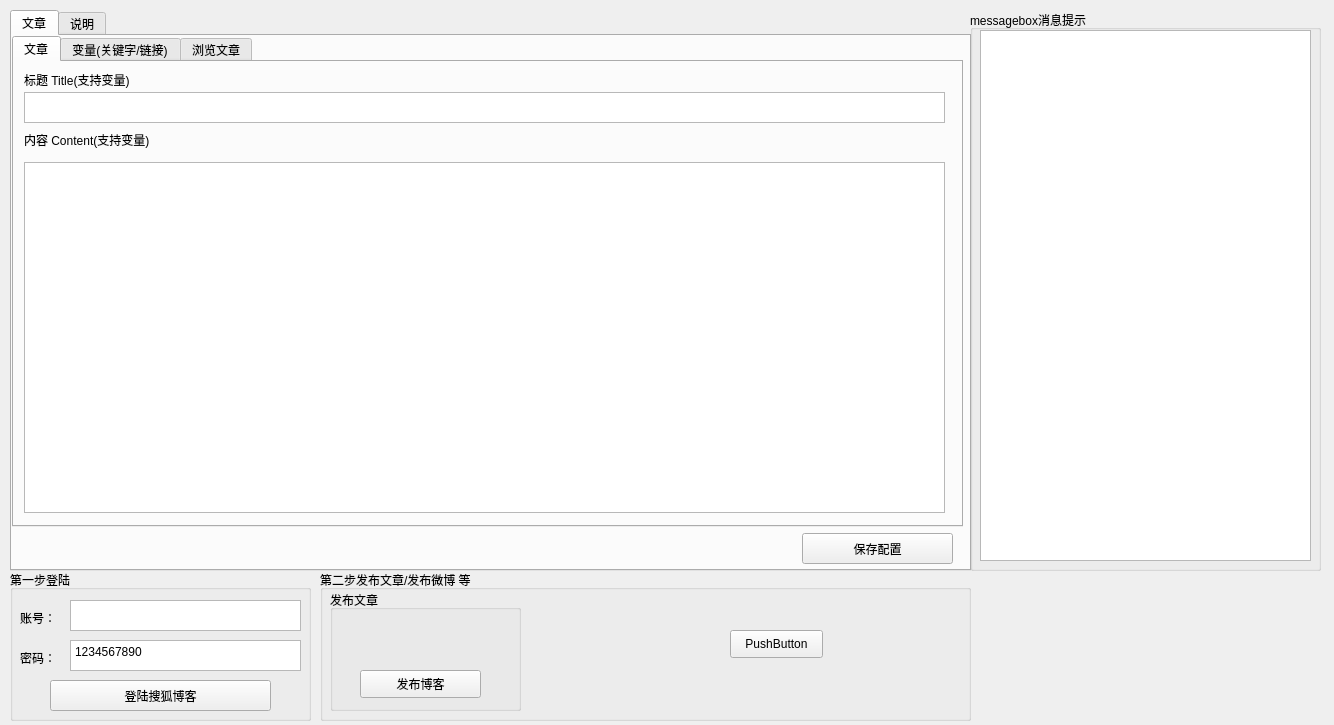
<?xml version="1.0" encoding="UTF-8"?>
<ui version="4.0">
 <class>Dialog</class>
 <widget class="QDialog" name="Dialog">
  <property name="geometry">
   <rect>
    <x>0</x>
    <y>0</y>
    <width>1334</width>
    <height>725</height>
   </rect>
  </property>
  <property name="windowTitle">
   <string>搜狐BLOG文章群发(单用户版本)</string>
  </property>
  <widget class="QTabWidget" name="tabWidget">
   <property name="geometry">
    <rect>
     <x>10</x>
     <y>10</y>
     <width>961</width>
     <height>561</height>
    </rect>
   </property>
   <property name="currentIndex">
    <number>0</number>
   </property>
   <widget class="QWidget" name="tab">
    <attribute name="title">
     <string>文章</string>
    </attribute>
    <widget class="QTabWidget" name="tabWidget_2">
     <property name="geometry">
      <rect>
       <x>0</x>
       <y>0</y>
       <width>951</width>
       <height>491</height>
      </rect>
     </property>
     <property name="currentIndex">
      <number>0</number>
     </property>
     <widget class="QWidget" name="tab_3">
      <attribute name="title">
       <string>文章</string>
      </attribute>
      <widget class="QTextEdit" name="Title_textEdit">
       <property name="geometry">
        <rect>
         <x>10</x>
         <y>30</y>
         <width>921</width>
         <height>31</height>
        </rect>
       </property>
      </widget>
      <widget class="QTextEdit" name="Content_textEdit">
       <property name="geometry">
        <rect>
         <x>10</x>
         <y>100</y>
         <width>921</width>
         <height>351</height>
        </rect>
       </property>
      </widget>
      <widget class="QLabel" name="label">
       <property name="geometry">
        <rect>
         <x>10</x>
         <y>70</y>
         <width>181</width>
         <height>16</height>
        </rect>
       </property>
       <property name="text">
        <string>内容 Content(支持变量)</string>
       </property>
      </widget>
      <widget class="QLabel" name="label_2">
       <property name="geometry">
        <rect>
         <x>10</x>
         <y>10</y>
         <width>161</width>
         <height>16</height>
        </rect>
       </property>
       <property name="text">
        <string>标题 Title(支持变量)</string>
       </property>
      </widget>
     </widget>
     <widget class="QWidget" name="tab_5">
      <attribute name="title">
       <string>变量(关键字/链接)</string>
      </attribute>
      <widget class="QGroupBox" name="groupBox">
       <property name="geometry">
        <rect>
         <x>10</x>
         <y>10</y>
         <width>931</width>
         <height>221</height>
        </rect>
       </property>
       <property name="title">
        <string>关键字/链接/(一行一个)</string>
       </property>
       <widget class="QLabel" name="label_3">
        <property name="geometry">
         <rect>
          <x>10</x>
          <y>30</y>
          <width>101</width>
          <height>16</height>
         </rect>
        </property>
        <property name="text">
         <string>{avr_list1}：</string>
        </property>
       </widget>
       <widget class="QPushButton" name="avr_list1_pushButton">
        <property name="geometry">
         <rect>
          <x>390</x>
          <y>20</y>
          <width>71</width>
          <height>31</height>
         </rect>
        </property>
        <property name="text">
         <string>浏览文件</string>
        </property>
       </widget>
       <widget class="QLabel" name="label_6">
        <property name="geometry">
         <rect>
          <x>470</x>
          <y>70</y>
          <width>101</width>
          <height>16</height>
         </rect>
        </property>
        <property name="text">
         <string>{avr_list4}：</string>
        </property>
       </widget>
       <widget class="QPushButton" name="avr_list4_pushButton">
        <property name="geometry">
         <rect>
          <x>850</x>
          <y>60</y>
          <width>71</width>
          <height>31</height>
         </rect>
        </property>
        <property name="text">
         <string>浏览文件</string>
        </property>
       </widget>
       <widget class="QLabel" name="label_10">
        <property name="geometry">
         <rect>
          <x>470</x>
          <y>150</y>
          <width>101</width>
          <height>16</height>
         </rect>
        </property>
        <property name="text">
         <string>{avr_list8}：</string>
        </property>
       </widget>
       <widget class="QPushButton" name="avr_list7_pushButton">
        <property name="geometry">
         <rect>
          <x>390</x>
          <y>140</y>
          <width>71</width>
          <height>31</height>
         </rect>
        </property>
        <property name="text">
         <string>浏览文件</string>
        </property>
       </widget>
       <widget class="QPushButton" name="avr_list9_pushButton">
        <property name="geometry">
         <rect>
          <x>390</x>
          <y>180</y>
          <width>71</width>
          <height>31</height>
         </rect>
        </property>
        <property name="text">
         <string>浏览文件</string>
        </property>
       </widget>
       <widget class="QTextEdit" name="avr_list7_textEdit">
        <property name="geometry">
         <rect>
          <x>110</x>
          <y>140</y>
          <width>271</width>
          <height>31</height>
         </rect>
        </property>
       </widget>
       <widget class="QTextEdit" name="avr_list2_textEdit">
        <property name="geometry">
         <rect>
          <x>570</x>
          <y>20</y>
          <width>271</width>
          <height>31</height>
         </rect>
        </property>
       </widget>
       <widget class="QPushButton" name="avr_list10_pushButton">
        <property name="geometry">
         <rect>
          <x>850</x>
          <y>180</y>
          <width>71</width>
          <height>31</height>
         </rect>
        </property>
        <property name="text">
         <string>浏览文件</string>
        </property>
       </widget>
       <widget class="QLabel" name="label_5">
        <property name="geometry">
         <rect>
          <x>10</x>
          <y>70</y>
          <width>101</width>
          <height>16</height>
         </rect>
        </property>
        <property name="text">
         <string>{avr_list3}：</string>
        </property>
       </widget>
       <widget class="QTextEdit" name="avr_list10_textEdit">
        <property name="geometry">
         <rect>
          <x>570</x>
          <y>180</y>
          <width>271</width>
          <height>31</height>
         </rect>
        </property>
       </widget>
       <widget class="QLabel" name="label_4">
        <property name="geometry">
         <rect>
          <x>470</x>
          <y>30</y>
          <width>101</width>
          <height>16</height>
         </rect>
        </property>
        <property name="text">
         <string>{avr_list2}：</string>
        </property>
       </widget>
       <widget class="QPushButton" name="avr_list6_pushButton">
        <property name="geometry">
         <rect>
          <x>850</x>
          <y>100</y>
          <width>71</width>
          <height>31</height>
         </rect>
        </property>
        <property name="text">
         <string>浏览文件</string>
        </property>
       </widget>
       <widget class="QTextEdit" name="avr_list6_textEdit">
        <property name="geometry">
         <rect>
          <x>570</x>
          <y>100</y>
          <width>271</width>
          <height>31</height>
         </rect>
        </property>
       </widget>
       <widget class="QTextEdit" name="avr_list8_textEdit">
        <property name="geometry">
         <rect>
          <x>570</x>
          <y>140</y>
          <width>271</width>
          <height>31</height>
         </rect>
        </property>
       </widget>
       <widget class="QLabel" name="label_12">
        <property name="geometry">
         <rect>
          <x>460</x>
          <y>190</y>
          <width>111</width>
          <height>16</height>
         </rect>
        </property>
        <property name="text">
         <string>{avr_list10}：</string>
        </property>
       </widget>
       <widget class="QTextEdit" name="avr_list5_textEdit">
        <property name="geometry">
         <rect>
          <x>110</x>
          <y>100</y>
          <width>271</width>
          <height>31</height>
         </rect>
        </property>
       </widget>
       <widget class="QTextEdit" name="avr_list9_textEdit">
        <property name="geometry">
         <rect>
          <x>110</x>
          <y>180</y>
          <width>271</width>
          <height>31</height>
         </rect>
        </property>
       </widget>
       <widget class="QPushButton" name="avr_list2_pushButton">
        <property name="geometry">
         <rect>
          <x>850</x>
          <y>20</y>
          <width>71</width>
          <height>31</height>
         </rect>
        </property>
        <property name="text">
         <string>浏览文件</string>
        </property>
       </widget>
       <widget class="QPushButton" name="avr_list8_pushButton">
        <property name="geometry">
         <rect>
          <x>850</x>
          <y>140</y>
          <width>71</width>
          <height>31</height>
         </rect>
        </property>
        <property name="text">
         <string>浏览文件</string>
        </property>
       </widget>
       <widget class="QTextEdit" name="avr_list1_textEdit">
        <property name="geometry">
         <rect>
          <x>110</x>
          <y>20</y>
          <width>271</width>
          <height>31</height>
         </rect>
        </property>
       </widget>
       <widget class="QTextEdit" name="avr_list4_textEdit">
        <property name="geometry">
         <rect>
          <x>570</x>
          <y>60</y>
          <width>271</width>
          <height>31</height>
         </rect>
        </property>
       </widget>
       <widget class="QLabel" name="label_8">
        <property name="geometry">
         <rect>
          <x>470</x>
          <y>110</y>
          <width>101</width>
          <height>16</height>
         </rect>
        </property>
        <property name="text">
         <string>{avr_list6}：</string>
        </property>
       </widget>
       <widget class="QLabel" name="label_7">
        <property name="geometry">
         <rect>
          <x>10</x>
          <y>110</y>
          <width>101</width>
          <height>16</height>
         </rect>
        </property>
        <property name="text">
         <string>{avr_list5}：</string>
        </property>
       </widget>
       <widget class="QLabel" name="label_9">
        <property name="geometry">
         <rect>
          <x>10</x>
          <y>150</y>
          <width>101</width>
          <height>16</height>
         </rect>
        </property>
        <property name="text">
         <string>{avr_list7}：</string>
        </property>
       </widget>
       <widget class="QPushButton" name="avr_list3_pushButton">
        <property name="geometry">
         <rect>
          <x>390</x>
          <y>60</y>
          <width>71</width>
          <height>31</height>
         </rect>
        </property>
        <property name="text">
         <string>浏览文件</string>
        </property>
       </widget>
       <widget class="QPushButton" name="avr_list5_pushButton">
        <property name="geometry">
         <rect>
          <x>390</x>
          <y>100</y>
          <width>71</width>
          <height>31</height>
         </rect>
        </property>
        <property name="text">
         <string>浏览文件</string>
        </property>
       </widget>
       <widget class="QLabel" name="label_11">
        <property name="geometry">
         <rect>
          <x>10</x>
          <y>190</y>
          <width>101</width>
          <height>16</height>
         </rect>
        </property>
        <property name="text">
         <string>{avr_list9}：</string>
        </property>
       </widget>
       <widget class="QTextEdit" name="avr_list3_textEdit">
        <property name="geometry">
         <rect>
          <x>110</x>
          <y>60</y>
          <width>271</width>
          <height>31</height>
         </rect>
        </property>
       </widget>
      </widget>
      <widget class="QGroupBox" name="groupBox_2">
       <property name="geometry">
        <rect>
         <x>10</x>
         <y>240</y>
         <width>471</width>
         <height>221</height>
        </rect>
       </property>
       <property name="title">
        <string>伪原创文章(以句号分割)</string>
       </property>
       <widget class="QLabel" name="label_13">
        <property name="geometry">
         <rect>
          <x>0</x>
          <y>30</y>
          <width>101</width>
          <height>16</height>
         </rect>
        </property>
        <property name="text">
         <string>{wz_list1}：</string>
        </property>
       </widget>
       <widget class="QTextEdit" name="wz_list1_textEdit">
        <property name="geometry">
         <rect>
          <x>90</x>
          <y>20</y>
          <width>291</width>
          <height>31</height>
         </rect>
        </property>
       </widget>
       <widget class="QPushButton" name="wz_list1_pushButton">
        <property name="geometry">
         <rect>
          <x>390</x>
          <y>20</y>
          <width>71</width>
          <height>31</height>
         </rect>
        </property>
        <property name="text">
         <string>浏览文件</string>
        </property>
       </widget>
       <widget class="QLabel" name="label_14">
        <property name="geometry">
         <rect>
          <x>0</x>
          <y>70</y>
          <width>101</width>
          <height>16</height>
         </rect>
        </property>
        <property name="text">
         <string>{wz_list2}：</string>
        </property>
       </widget>
       <widget class="QPushButton" name="wz_list2_pushButton">
        <property name="geometry">
         <rect>
          <x>390</x>
          <y>60</y>
          <width>71</width>
          <height>31</height>
         </rect>
        </property>
        <property name="text">
         <string>浏览文件</string>
        </property>
       </widget>
       <widget class="QTextEdit" name="wz_list2_textEdit">
        <property name="geometry">
         <rect>
          <x>90</x>
          <y>60</y>
          <width>291</width>
          <height>31</height>
         </rect>
        </property>
       </widget>
       <widget class="QLabel" name="label_15">
        <property name="geometry">
         <rect>
          <x>0</x>
          <y>110</y>
          <width>101</width>
          <height>16</height>
         </rect>
        </property>
        <property name="text">
         <string>{wz_list3}：</string>
        </property>
       </widget>
       <widget class="QPushButton" name="wz_list3_pushButton">
        <property name="geometry">
         <rect>
          <x>390</x>
          <y>100</y>
          <width>71</width>
          <height>31</height>
         </rect>
        </property>
        <property name="text">
         <string>浏览文件</string>
        </property>
       </widget>
       <widget class="QTextEdit" name="wz_list3_textEdit">
        <property name="geometry">
         <rect>
          <x>90</x>
          <y>100</y>
          <width>291</width>
          <height>31</height>
         </rect>
        </property>
       </widget>
       <widget class="QLabel" name="label_16">
        <property name="geometry">
         <rect>
          <x>0</x>
          <y>150</y>
          <width>101</width>
          <height>16</height>
         </rect>
        </property>
        <property name="text">
         <string>{wz_list4}：</string>
        </property>
       </widget>
       <widget class="QPushButton" name="wz_list4_pushButton">
        <property name="geometry">
         <rect>
          <x>390</x>
          <y>140</y>
          <width>71</width>
          <height>31</height>
         </rect>
        </property>
        <property name="text">
         <string>浏览文件</string>
        </property>
       </widget>
       <widget class="QTextEdit" name="wz_list4_textEdit">
        <property name="geometry">
         <rect>
          <x>90</x>
          <y>140</y>
          <width>291</width>
          <height>31</height>
         </rect>
        </property>
       </widget>
       <widget class="QPushButton" name="wz_list5_pushButton">
        <property name="geometry">
         <rect>
          <x>390</x>
          <y>180</y>
          <width>71</width>
          <height>31</height>
         </rect>
        </property>
        <property name="text">
         <string>浏览文件</string>
        </property>
       </widget>
       <widget class="QTextEdit" name="wz_list5_textEdit">
        <property name="geometry">
         <rect>
          <x>90</x>
          <y>180</y>
          <width>291</width>
          <height>31</height>
         </rect>
        </property>
       </widget>
       <widget class="QLabel" name="label_17">
        <property name="geometry">
         <rect>
          <x>0</x>
          <y>190</y>
          <width>101</width>
          <height>16</height>
         </rect>
        </property>
        <property name="text">
         <string>{wz_list5}：</string>
        </property>
       </widget>
      </widget>
     </widget>
     <widget class="QWidget" name="tab_4">
      <attribute name="title">
       <string>浏览文章</string>
      </attribute>
      <widget class="QPushButton" name="cs_pushButton">
       <property name="geometry">
        <rect>
         <x>822</x>
         <y>7</y>
         <width>121</width>
         <height>41</height>
        </rect>
       </property>
       <property name="text">
        <string>生成文章</string>
       </property>
      </widget>
      <widget class="QTextEdit" name="cs_Title_textEdit">
       <property name="geometry">
        <rect>
         <x>10</x>
         <y>10</y>
         <width>801</width>
         <height>31</height>
        </rect>
       </property>
      </widget>
      <widget class="QTextEdit" name="cs_Content_textEdit">
       <property name="geometry">
        <rect>
         <x>10</x>
         <y>50</y>
         <width>931</width>
         <height>411</height>
        </rect>
       </property>
      </widget>
     </widget>
    </widget>
    <widget class="QPushButton" name="pushButton">
     <property name="geometry">
      <rect>
       <x>790</x>
       <y>497</y>
       <width>151</width>
       <height>31</height>
      </rect>
     </property>
     <property name="text">
      <string>保存配置</string>
     </property>
    </widget>
   </widget>
   <widget class="QWidget" name="tab_2">
    <attribute name="title">
     <string>说明</string>
    </attribute>
   </widget>
  </widget>
  <widget class="QGroupBox" name="groupBox_9">
   <property name="geometry">
    <rect>
     <x>970</x>
     <y>10</y>
     <width>351</width>
     <height>561</height>
    </rect>
   </property>
   <property name="title">
    <string>messagebox消息提示</string>
   </property>
   <widget class="QTextEdit" name="messagebox">
    <property name="geometry">
     <rect>
      <x>10</x>
      <y>20</y>
      <width>331</width>
      <height>531</height>
     </rect>
    </property>
   </widget>
  </widget>
  <widget class="QGroupBox" name="groupBox_3">
   <property name="geometry">
    <rect>
     <x>10</x>
     <y>570</y>
     <width>301</width>
     <height>151</height>
    </rect>
   </property>
   <property name="title">
    <string>第一步登陆</string>
   </property>
   <widget class="QLabel" name="label_19">
    <property name="geometry">
     <rect>
      <x>10</x>
      <y>80</y>
      <width>41</width>
      <height>16</height>
     </rect>
    </property>
    <property name="text">
     <string>密码：</string>
    </property>
   </widget>
   <widget class="QLabel" name="label_18">
    <property name="geometry">
     <rect>
      <x>10</x>
      <y>40</y>
      <width>41</width>
      <height>16</height>
     </rect>
    </property>
    <property name="text">
     <string>账号：</string>
    </property>
   </widget>
   <widget class="QTextEdit" name="username_textEdit">
    <property name="geometry">
     <rect>
      <x>60</x>
      <y>30</y>
      <width>231</width>
      <height>31</height>
     </rect>
    </property>
   </widget>
   <widget class="QTextEdit" name="password_textEdit">
    <property name="geometry">
     <rect>
      <x>60</x>
      <y>70</y>
      <width>231</width>
      <height>31</height>
     </rect>
    </property>
    <property name="html">
     <string>&lt;!DOCTYPE HTML PUBLIC &quot;-//W3C//DTD HTML 4.0//EN&quot; &quot;http://www.w3.org/TR/REC-html40/strict.dtd&quot;&gt;
&lt;html&gt;&lt;head&gt;&lt;meta name=&quot;qrichtext&quot; content=&quot;1&quot; /&gt;&lt;style type=&quot;text/css&quot;&gt;
p, li { white-space: pre-wrap; }
&lt;/style&gt;&lt;/head&gt;&lt;body style=&quot; font-family:'SimSun'; font-size:9pt; font-weight:400; font-style:normal;&quot;&gt;
&lt;p style=&quot; margin-top:0px; margin-bottom:0px; margin-left:0px; margin-right:0px; -qt-block-indent:0; text-indent:0px;&quot;&gt;1234567890&lt;/p&gt;&lt;/body&gt;&lt;/html&gt;</string>
    </property>
   </widget>
   <widget class="QPushButton" name="Login_pushButton">
    <property name="geometry">
     <rect>
      <x>40</x>
      <y>110</y>
      <width>221</width>
      <height>31</height>
     </rect>
    </property>
    <property name="text">
     <string>登陆搜狐博客</string>
    </property>
   </widget>
  </widget>
  <widget class="QGroupBox" name="groupBox_4">
   <property name="geometry">
    <rect>
     <x>320</x>
     <y>570</y>
     <width>651</width>
     <height>151</height>
    </rect>
   </property>
   <property name="title">
    <string>第二步发布文章/发布微博 等</string>
   </property>
   <widget class="QPushButton" name="pushButton_3">
    <property name="geometry">
     <rect>
      <x>410</x>
      <y>60</y>
      <width>93</width>
      <height>28</height>
     </rect>
    </property>
    <property name="text">
     <string>PushButton</string>
    </property>
   </widget>
   <widget class="QGroupBox" name="groupBox_5">
    <property name="geometry">
     <rect>
      <x>10</x>
      <y>20</y>
      <width>191</width>
      <height>121</height>
     </rect>
    </property>
    <property name="title">
     <string>发布文章</string>
    </property>
    <widget class="QPushButton" name="blog_pushButton">
     <property name="geometry">
      <rect>
       <x>30</x>
       <y>80</y>
       <width>121</width>
       <height>28</height>
      </rect>
     </property>
     <property name="text">
      <string>发布博客</string>
     </property>
    </widget>
   </widget>
  </widget>
 </widget>
 <resources/>
 <connections/>
</ui>
